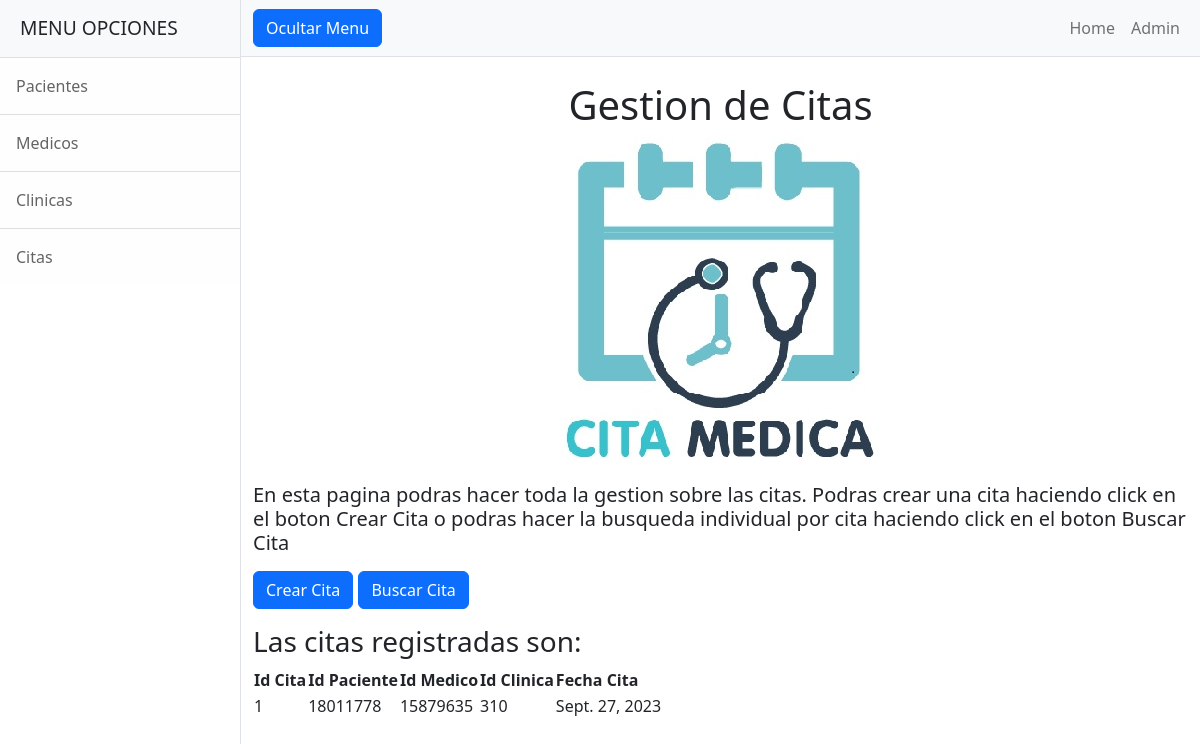
Screenshot of /AppCitasMedicas/citas/ with the database file from the repository.
### AppCitasMedicas/models.py (models this page shows)
class Cita(models.Model):
    id_cita = models.IntegerField()
    id_paciente = models.IntegerField()
    id_medico = models.IntegerField()
    id_clinica = models.IntegerField()
    fecha_de_cita = models.DateField()

### AppCitasMedicas/views.py (the view)
# urls.py: path('citas/', ver_citas, name="VerCitas"),
def ver_citas(request):
    citas = Cita.objects.all()
    return render(request, "AppCitasMedicas/ver_citas.html", {"res":citas})

### AppCitasMedicas/templates/AppCitasMedicas/ver_citas.html
{% extends "AppCitasMedicas/plantilla_base.html" %}
{% load static %}
{% block titulo %}
<h1><center> Gestion de Citas </center></h1>
<div class="img-container" align="center">
    <img class="img-fluid" src="{% static 'AppCitasMedicas/assets/img/cita.jpg' %}" alt="..." />
</div>
<p>
    <h5>En esta pagina podras hacer toda la gestion sobre las citas. Podras crear una cita haciendo click en el boton Crear Cita o podras hacer la
    busqueda individual por cita haciendo click en el boton Buscar Cita<h5>
</p>
<a class="btn btn-primary" href="{% url 'CrearCitas' %}">Crear Cita</a>
<a class="btn btn-primary" href="{% url 'BuscarCitas' %}">Buscar Cita</a>
{% endblock %}
{% block formulario %}
    {% if res %}
        <h3>Las citas registradas son: </h3>
        <table>
            <tr>
                <th>Id Cita</th>
                <th>Id Paciente</th>
                <th>Id Medico</th>
                <th>Id Clinica</th>
                <th>Fecha Cita</th>
            </tr>
            {% for cita in res %}
            <tr>
                <td>{{ cita.id_cita }} </td>
                <td>{{ cita.id_paciente }} </td>
                <td>{{ cita.id_medico }} </td>
                <td>{{ cita.id_clinica }} </td>
                <td>{{ cita.fecha_de_cita }} </td>
            </tr>
            {% endfor%}
        </table>
    {% else %}
        <h3>No se obtuvieron resultados de citas</h3>
    {% endif %}
{% endblock %}

### rows the page displays
Cita: id_cita "1", id_paciente "18011778", id_medico "15879635", id_clinica "310", fecha_de_cita "Sept. 27, 2023"
